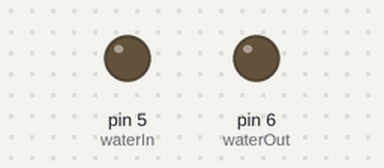
Recording of a sketch running on a simulated Arduino Uno, built with avr-gcc and run on an emulated ATmega328P. Parts: output pins drawn as LEDs (lit = HIGH). What the sketch prints to the serial monitor is not drawn.

Above: at 45.0 s.
At 51.1 s:
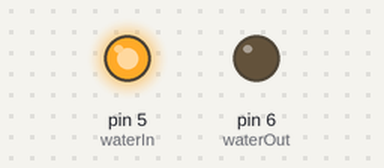
Timing chart, 0 to 55.9 s (numbered marks = the images above):
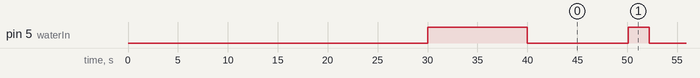

The sketch:

refillOnly.ino
```cpp
//birdbath clearing.

// constants won't change. Used here to set a pin number:
const int waterIn=5;  //module on the right when looking from the arduino connectors.
const int waterOut = 6;          //controls relay side with '2 relay module"
const int lightSensor = 11;
const int fillTime=60;
const int emptyTime=60;
const int pulseTime=10;
const int shortTime=2;
const int delayMinutes=30;

// Variables will change:
const bool ledOn = HIGH;             // ledState used to set the LED
const bool ledOff = LOW;
const bool tapOn = LOW;
const bool tapOff = HIGH;


// Generally, you should use "unsigned long" for variables that hold time
// The value will quickly become too large for an int to store
unsigned long previousMillis = 0;        // will store last time LED was updated

// constants won't change:
const int minutes = 30;
long interval = 1000;           // interval at which to blink (milliseconds)

void setup() {
  // set the digital pin as output:
  pinMode(waterIn, OUTPUT);
  pinMode(waterOut, OUTPUT);
  pinMode(lightSensor, INPUT);
  Serial.begin(9600);
  delay(20000);
   digitalWrite(waterIn, tapOn);
  Serial.println("waterIn is On, 10 sec wait");
  delay(10000);
  digitalWrite(waterIn, tapOff);
  Serial.println("waterIn is Off, 10 sec wait");
  delay(10000);
  Serial.println("go");
}

void loop() {

int sensorValue = analogRead(A0);
  // Convert the analog reading (which goes from 0 - 1023) to a voltage (0 - 5V):
  float voltage = sensorValue * (5.0 / 1023.0);
// wrap code in the following if put in llight sensor
// if(sensorValue > 3){   }//


  Serial.println("main");
  //start clearing in pipe//scare birds
  for(int j=0; j<10; j++){
      Serial.println("scaring birds pulsing water in");
      Serial.println(j);
      digitalWrite(waterIn,tapOn);
      timeDelaySeconds(pulseTime);
      digitalWrite(waterIn, tapOff);
      timeDelaySeconds(shortTime);
      Serial.println("toggle");
    }
    digitalWrite(waterIn, tapOn);
    timeDelaySeconds(fillTime);
    digitalWrite(waterIn, tapOff);

    //fill and leave for... 30 minutes?
    timeDelayMinutes(delayMinutes);
}

void timeDelaySeconds(int seconds){
  //set up delay of seconds
   unsigned long currentMillis = millis();
   unsigned long previousMillis = currentMillis;
   unsigned long waitTime = (unsigned long) seconds * 1000;
 //  interval = seconds;
  Serial.println("before wait time");
  Serial.println("timeDelaySeconds");
  Serial.println(seconds);
   Serial.println("currentMillis");
      Serial.println(millis());
      Serial.println("previousMillis");
      Serial.println(previousMillis);
      Serial.println("waitTime");
      Serial.println(waitTime);
  while(millis() - previousMillis <= waitTime) {
      // save the last time you blinked the LED
      Serial.println("currentMillis");
      Serial.println(millis());
   };
   Serial.println("After delay");
    Serial.println("currentMillis");
      Serial.println(millis());
      Serial.println("previousMillis");
      Serial.println(previousMillis);
      Serial.println("waitTime");
      Serial.println(waitTime);
}
//end delay

void timeDelayMinutes(int minutes){
  //set up delay of minutes
  unsigned long secs= (unsigned long) minutes * 60;
  timeDelaySeconds(secs);
}
//end delay
```

Measured:
- by itself, pin 5 (waterIn): alternates HIGH for 2.1 s and LOW for 10.1 s
